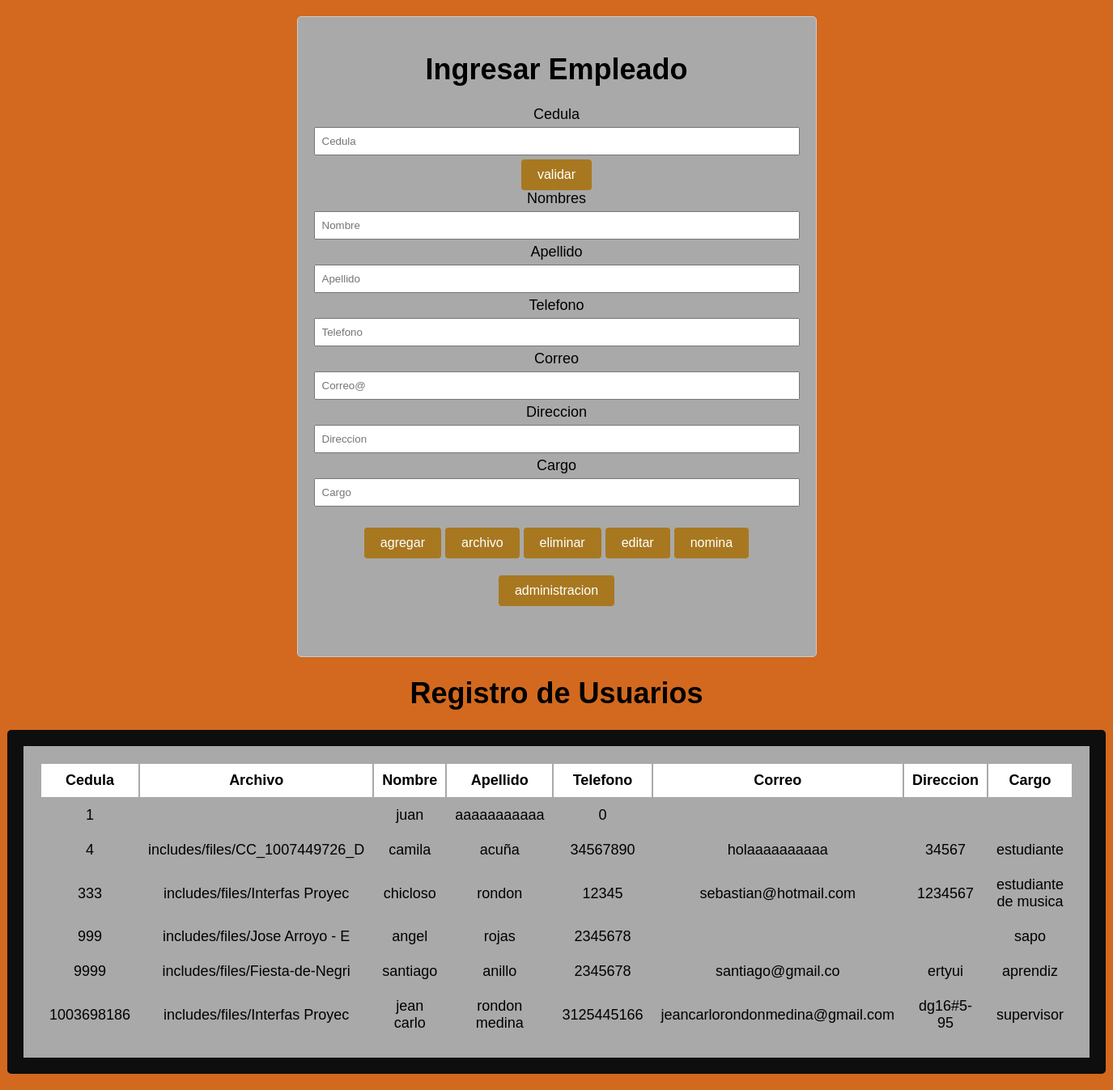
The page / on the database its author committed.
### tables this page shows
CREATE TABLE `empleado` (
  `idempleado` int(11) NOT NULL,
  `archivo` varchar(30) NOT NULL,
  `nombre` varchar(45) NOT NULL,
  `apellido` varchar(45) NOT NULL,
  `direccion` varchar(45) NOT NULL,
  `telefono` bigint(15) NOT NULL,
  `correo` varchar(45) NOT NULL,
  `cargo` varchar(45) NOT NULL
);

### index.php (the view, shortened to what this page needs)
<!DOCTYPE html>
<html lang="en">
<head>
    <link rel="stylesheet" href="public/css/style.css">
</head>
<body>
    <div class="container">
        <form action="app/controllers/mantenimiento.php" method="POST" name="formulario" id="formulario" >
            <h1 class="usuarios">Ingresar Empleado</h1>
            <div class="prueba">
                <label for="idempleado">Cedula</label>
                <input type="number" id="idempleado" name="idempleado" placeholder="Cedula">
            </div>
            <input type="submit" name="validar" value="validar" id="validar">
            <br>
            <label for="nombre">Nombres</label>
            <input type="text" id="nombre" name="nombre" placeholder="Nombre">
            <br>
            <label for="apellido">Apellido</label>
            <input type="text" id="apellido" name="apellido" placeholder="Apellido">
            <br>
            <label for="telefono">Telefono</label>
            <input type="number" id="telefono" name="telefono" placeholder="Telefono">
            <br>
            <label for="correo">Correo</label>
            <input type="email" id="correo" name="correo" placeholder="Correo@">
            <br>
            <label for="direccion">Direccion</label>
            <input type="text" id="direccion" name="direccion" placeholder="Direccion">
            <br>
            <label for="cargo">Cargo</label>
            <input type="text" id="cargo" name="cargo" placeholder="Cargo">
            <br>
            <br>
            <input type="submit" name="agregar" value="agregar" id="agregar">
            <input type="submit" name="archivo" value="archivo" id="archivo">
            <input type="submit" name="eliminar" value="eliminar" id="eliminar" '>
            <input type="submit" name="editar" value="editar" id="editar">
            <input type="submit" name="nomina" value="nomina" id="nomina">
            <br>
            <br>
            <input type="submit" name="administracion" value="administracion" id="administracion">
            <br>
            <br>
            <br>
        </form>
        <div class="izq">
            <div class="overflow">
                <table>
                    <h1>Registro de Usuarios</h1>
                    <thead>
                        <tr>
                            <th>Cedula</th>
                            <th>Archivo</th>
                            <th>Nombre</th>
                            <th>Apellido</th>
                            <th>Telefono</th>
                            <th>Correo</th>
                            <th>Direccion</th>
                            <th>Cargo</th>
                        </tr>
                    </thead>
                    <tbody>
                        <?php
                        include 'app/conexion/conexion.php';
                        $sql = "SELECT * FROM empleado";
                        $result = $conn->query($sql);
                        if ($result->num_rows > 0) {
                            while ($row = $result->fetch_assoc()) {
                                echo "<tr>";
                                echo "<td>" . $row["idempleado"] . "</td>";
                                echo "<td>" . $row["archivo"] . "</td>";
                                echo "<td>" . $row["nombre"] . "</td>";
                                echo "<td>" . $row["apellido"] . "</td>";
                                echo "<td>" . $row["telefono"] . "</td>";
                                echo "<td>" . $row["correo"] . "</td>";
                                echo "<td>" . $row["direccion"] . "</td>";
                                echo "<td>" . $row["cargo"] . "</td>";
                                echo "</tr>";
                            }
                        }
                        ?>
                    </tbody>
                </table>
            </div>
        </div>
    </div>
</body>
</html>

### public/css/style.css (style rules this page uses)
body { background:chocolate; font-family: Arial, Helvetica, sans-serif; font-size: 18px; }
h1 { text-align: center; }
form { text-align: center; max-width: 600px; margin: 20px auto; padding: 20px; border: 1px solid #ccc; border-radius: 5px; background-color: darkgrey; }
input[type="number"], input[type="text"],input[type="email"], button[type="button"] { width: 100%; padding: 8px; margin: 5px 0; box-sizing: border-box; }
input[type="submit"] { background-color: rgb(168, 120, 32); color: white; padding: 10px 20px; border: none; border-radius: 4px; cursor: pointer; font-size:16px ; }
table { text-align: center; max-width: 600px; margin: 20px auto; padding: 20px; border: 20px solid rgb(14, 14, 14); border-radius: 5px; background-color: darkgray; }
th, td { padding: 10px; text-align: center; border: 1px blue; }
th { background-color: rgb(255, 255, 255); font-weight: bold; }

### rows shown on the page
empleado: idempleado "1", nombre "juan", apellido "aaaaaaaaaaa", telefono "0"
empleado: idempleado "4", archivo "includes/files/CC_1007449726_D", nombre "camila", apellido "acuña", telefono "34567890", correo "holaaaaaaaaaa", direccion "34567", cargo "estudiante"
empleado: idempleado "333", archivo "includes/files/Interfas Proyec", nombre "chicloso", apellido "rondon", telefono "12345", correo "sebastian@hotmail.com", direccion "1234567", cargo "estudiante de musica"
empleado: idempleado "999", archivo "includes/files/Jose Arroyo - E", nombre "angel", apellido "rojas", telefono "2345678", cargo "sapo"
empleado: idempleado "9999", archivo "includes/files/Fiesta-de-Negri", nombre "santiago", apellido "anillo", telefono "2345678", correo "santiago@gmail.co", direccion "ertyui", cargo "aprendiz"
empleado: idempleado "1003698186", archivo "includes/files/Interfas Proyec", nombre "jean carlo", apellido "rondon medina", telefono "3125445166", correo "jeancarlorondonmedina@gmail.com", direccion "dg16#5-95", cargo "supervisor"
